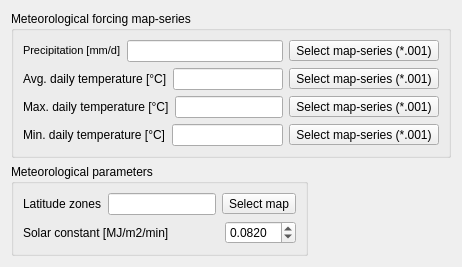
     <widget class="QWidget" name="climateTab">
      <attribute name="title">
       <string>Climate</string>
      </attribute>
      <layout class="QFormLayout" name="formLayout_2">
       <item row="1" column="0">
        <widget class="QGroupBox" name="groupBox_2">
         <property name="title">
          <string>Meteorological parameters</string>
         </property>
         <layout class="QVBoxLayout" name="verticalLayout_18">
          <item>
           <layout class="QHBoxLayout" name="horizontalLayout_30">
            <item>
             <widget class="QLabel" name="latitudeZonesMapLabel">
              <property name="text">
               <string>Latitude zones</string>
              </property>
             </widget>
            </item>
            <item>
             <widget class="QLineEdit" name="latitudeZonesMapLineEdit">
              <property name="readOnly">
               <bool>true</bool>
              </property>
             </widget>
            </item>
            <item>
             <widget class="QToolButton" name="selectLatitudeZonesMapButton">
              <property name="text">
               <string>Select map</string>
              </property>
             </widget>
            </item>
           </layout>
          </item>
          <item>
           <layout class="QHBoxLayout" name="horizontalLayout_31">
            <item>
             <widget class="QLabel" name="solarConstantLabel">
              <property name="text">
               <string>Solar constant [MJ/m2/min]</string>
              </property>
             </widget>
            </item>
            <item>
             <spacer name="horizontalSpacer">
              <property name="orientation">
               <enum>Qt::Horizontal</enum>
              </property>
              <property name="sizeHint" stdset="0">
               <size>
                <width>10</width>
                <height>20</height>
               </size>
              </property>
             </spacer>
            </item>
            <item>
             <widget class="QDoubleSpinBox" name="solarConstantDoubleSpinBox">
              <property name="decimals">
               <number>4</number>
              </property>
              <property name="singleStep">
               <double>0.001000000000000</double>
              </property>
              <property name="value">
               <double>0.082000000000000</double>
              </property>
             </widget>
            </item>
           </layout>
          </item>
         </layout>
        </widget>
       </item>
       <item row="0" column="0" colspan="2">
        <widget class="QGroupBox" name="MeteoMapSeriesGroupBox">
         <property name="sizePolicy">
          <sizepolicy hsizetype="Preferred" vsizetype="Preferred">
           <horstretch>0</horstretch>
           <verstretch>0</verstretch>
          </sizepolicy>
         </property>
         <property name="title">
          <string>Meteorological forcing map-series</string>
         </property>
         <layout class="QVBoxLayout" name="verticalLayout_11">
          <item>
           <layout class="QHBoxLayout" name="horizontalLayout_32">
            <item>
             <widget class="QLabel" name="precMapSeriesLabel">
              <property name="minimumSize">
               <size>
                <width>0</width>
                <height>0</height>
               </size>
              </property>
              <property name="text">
               <string>&lt;!DOCTYPE HTML PUBLIC &quot;-//W3C//DTD HTML 4.0//EN&quot; &quot;http://www.w3.org/TR/REC-html40/strict.dtd&quot;&gt;
&lt;html&gt;&lt;head&gt;&lt;meta name=&quot;qrichtext&quot; content=&quot;1&quot; /&gt;&lt;style type=&quot;text/css&quot;&gt;
p, li { white-space: pre-wrap; }
&lt;/style&gt;&lt;/head&gt;&lt;body style=&quot; font-family:'MS Shell Dlg 2'; font-size:8.25pt; font-weight:400; font-style:normal;&quot;&gt;
&lt;p style=&quot; margin-top:0px; margin-bottom:0px; margin-left:0px; margin-right:0px; -qt-block-indent:0; text-indent:0px;&quot;&gt;&lt;span style=&quot; font-size:8pt;&quot;&gt;Precipitation [mm/d]&lt;/span&gt;&lt;/p&gt;&lt;/body&gt;&lt;/html&gt;</string>
              </property>
             </widget>
            </item>
            <item>
             <widget class="QLineEdit" name="precMapSeriesLineEdit">
              <property name="sizePolicy">
               <sizepolicy hsizetype="Expanding" vsizetype="Fixed">
                <horstretch>0</horstretch>
                <verstretch>0</verstretch>
               </sizepolicy>
              </property>
              <property name="minimumSize">
               <size>
                <width>0</width>
                <height>0</height>
               </size>
              </property>
              <property name="readOnly">
               <bool>true</bool>
              </property>
             </widget>
            </item>
            <item>
             <widget class="QToolButton" name="selectPrecMapSeriesButton">
              <property name="minimumSize">
               <size>
                <width>0</width>
                <height>0</height>
               </size>
              </property>
              <property name="text">
               <string>Select map-series (*.001)</string>
              </property>
             </widget>
            </item>
           </layout>
          </item>
          <item>
           <layout class="QHBoxLayout" name="horizontalLayout_33">
            <item>
             <widget class="QLabel" name="avgTempMapSeriesLabel">
              <property name="minimumSize">
               <size>
                <width>0</width>
                <height>0</height>
               </size>
              </property>
              <property name="text">
               <string>Avg. daily temperature [°C]</string>
              </property>
             </widget>
            </item>
            <item>
             <widget class="QLineEdit" name="avgTempMapSeriesLineEdit">
              <property name="minimumSize">
               <size>
                <width>0</width>
                <height>0</height>
               </size>
              </property>
              <property name="readOnly">
               <bool>true</bool>
              </property>
             </widget>
            </item>
            <item>
             <widget class="QToolButton" name="selectAvgTempMapSeriesButton">
              <property name="text">
               <string>Select map-series (*.001)</string>
              </property>
             </widget>
            </item>
           </layout>
          </item>
          <item>
           <layout class="QHBoxLayout" name="horizontalLayout_34">
            <item>
             <widget class="QLabel" name="maxTempMapSeriesLabel">
              <property name="minimumSize">
               <size>
                <width>0</width>
                <height>0</height>
               </size>
              </property>
              <property name="text">
               <string>Max. daily temperature [°C]</string>
              </property>
             </widget>
            </item>
            <item>
             <widget class="QLineEdit" name="maxTempMapSeriesLineEdit">
              <property name="minimumSize">
               <size>
                <width>0</width>
                <height>0</height>
               </size>
              </property>
              <property name="readOnly">
               <bool>true</bool>
              </property>
             </widget>
            </item>
            <item>
             <widget class="QToolButton" name="selectMaxTempMapSeriesButton">
              <property name="text">
               <string>Select map-series (*.001)</string>
              </property>
             </widget>
            </item>
           </layout>
          </item>
          <item>
           <layout class="QHBoxLayout" name="horizontalLayout_35">
            <item>
             <widget class="QLabel" name="minTempMapSeriesLabel">
              <property name="minimumSize">
               <size>
                <width>0</width>
                <height>0</height>
               </size>
              </property>
              <property name="text">
               <string>Min. daily temperature [°C]</string>
              </property>
             </widget>
            </item>
            <item>
             <widget class="QLineEdit" name="minTempMapSeriesLineEdit">
              <property name="minimumSize">
               <size>
                <width>0</width>
                <height>0</height>
               </size>
              </property>
              <property name="readOnly">
               <bool>true</bool>
              </property>
             </widget>
            </item>
            <item>
             <widget class="QToolButton" name="selectMinTempMapSeriesButton">
              <property name="text">
               <string>Select map-series (*.001)</string>
              </property>
             </widget>
            </item>
           </layout>
          </item>
         </layout>
        </widget>
       </item>
      </layout>
     </widget>
